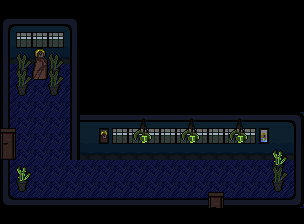

Below is a game level as drawn by its tile map, then a one-line description and the .tmx that defines it (tile-layer data replaced by summaries):
An orthogonal 19x14 tile map with 16x16 px tiles, 3 tile layers (Tile Layer 1, Tile Layer 2, Tile Layer 3), 4 tilesets and 21 objects (14x wall).

<map version="1.10" tiledversion="1.12.2" orientation="orthogonal" renderorder="left-down" width="19" height="14" tilewidth="16" tileheight="16" infinite="0" nextlayerid="5" nextobjectid="33">
 <tileset firstgid="1" source="test_tileset.tsx" />
 <tileset firstgid="81" source="parede_chao_tileset.tsx" />
 <tileset firstgid="93" source="furniture_tileset_v2.tsx" />
 <tileset firstgid="1054" source="parede_chao_tileset_v2.tsx" />
 <layer id="1" name="Tile Layer 1" width="19" height="14">
  <data>[266 cells, 144 non-empty, 5 distinct tile ids]</data>
 </layer>
 <layer id="3" name="Tile Layer 2" width="19" height="14">
  <data>[266 cells, 86 non-empty, 21 distinct tile ids]</data>
 </layer>
 <layer id="4" name="Tile Layer 3" width="19" height="14">
  <data>[266 cells, 23 non-empty, 10 distinct tile ids]</data>
 </layer>
 <objectgroup id="2" name="Object Layer 1">
  <object id="1" x="10.1073" y="133.472" width="5.7185" height="21.7195">
   <properties>
    <property name="collider" type="bool" value="true" />
    <property name="stage_change_name" value="Locked" />
    <property name="stage_push" type="bool" value="true" />
   </properties>
  </object>
  <object id="3" x="209.242" y="195.23" width="14.5625" height="4.73024">
   <properties>
    <property name="collider" type="bool" value="true" />
    <property name="stage_change_name" value="LivingRoomState" />
    <property name="stage_push" type="bool" value="true" />
   </properties>
  </object>
  <object id="4" name="wall" x="70.9813" y="143.04" width="217.116" height="9.96597">
   <properties>
    <property name="collider" type="bool" value="true" />
    <property name="wall" type="bool" value="true" />
   </properties>
  </object>
  <object id="5" name="wall" x="-0.904887" y="197.803" width="209.193" height="15.4647">
   <properties>
    <property name="collider" type="bool" value="true" />
    <property name="wall" type="bool" value="true" />
   </properties>
  </object>
  <object id="8" name="wall" x="68.9805" y="16.7617" width="14.5629" height="124.634">
   <properties>
    <property name="collider" type="bool" value="true" />
    <property name="wall" type="bool" value="true" />
   </properties>
  </object>
  <object id="9" name="wall" x="-7.23824" y="163.178" width="18.2899" height="33.1343">
   <properties>
    <property name="collider" type="bool" value="true" />
    <property name="wall" type="bool" value="true" />
   </properties>
  </object>
  <object id="10" name="wall" x="-9.95292" y="18.1425" width="20.8615" height="112.059">
   <properties>
    <property name="collider" type="bool" value="true" />
    <property name="wall" type="bool" value="true" />
   </properties>
  </object>
  <object id="11" name="wall" x="15.4404" y="47.9253" width="47.4397" height="15.4647">
   <properties>
    <property name="collider" type="bool" value="true" />
    <property name="wall" type="bool" value="true" />
   </properties>
  </object>
  <object id="12" name="wall" x="293.779" y="146.919" width="18.2899" height="45.7577">
   <properties>
    <property name="collider" type="bool" value="true" />
    <property name="wall" type="bool" value="true" />
   </properties>
  </object>
  <object id="13" name="wall" x="225.294" y="196.978" width="67.3936" height="18.8942">
   <properties>
    <property name="collider" type="bool" value="true" />
    <property name="wall" type="bool" value="true" />
   </properties>
  </object>
  <object id="17" name="wall" x="12.2801" y="63.9343" width="19.1064" height="30.1314">
   <properties>
    <property name="collider" type="bool" value="true" />
    <property name="wall" type="bool" value="true" />
   </properties>
  </object>
  <object id="18" name="wall" x="48" y="64" width="21.1064" height="30.1314">
   <properties>
    <property name="collider" type="bool" value="true" />
    <property name="wall" type="bool" value="true" />
   </properties>
  </object>
  <object id="19" name="wall" x="-3.0532" y="132.101" width="12.1064" height="31.1314">
   <properties>
    <property name="collider" type="bool" value="true" />
    <property name="wall" type="bool" value="true" />
   </properties>
  </object>
  <object id="20" name="wall" x="207.947" y="201.768" width="16.4397" height="14.1314">
   <properties>
    <property name="collider" type="bool" value="true" />
    <property name="wall" type="bool" value="true" />
   </properties>
  </object>
  <object id="22" gid="633" x="208" y="176" width="16" height="16">
   <properties>
    <property name="collider" type="bool" value="true" />
    <property name="pushable" type="bool" value="true" />
   </properties>
  </object>
  <object id="24" gid="639" x="192" y="176" width="16" height="16">
   <properties>
    <property name="collider" type="bool" value="true" />
    <property name="pushable" type="bool" value="true" />
   </properties>
  </object>
  <object id="25" gid="635" x="224" y="176" width="16" height="16">
   <properties>
    <property name="collider" type="bool" value="true" />
    <property name="pushable" type="bool" value="true" />
   </properties>
  </object>
  <object id="28" gid="493" x="32" y="80" width="16" height="16">
   <properties>
    <property name="collider" type="bool" value="true" />
    <property name="document" type="bool" value="true" />
    <property name="document_portrait_mode" value="thinking" />
    <property name="document_text" value="Santo da paz e da caridade, poderes sobrenaturais. Frei Galvão - Santo da paz e da caridade (1739-1822). Curador dos pobres e enfermos." />
   </properties>
  </object>
  <object id="30" gid="494" x="128" y="144" width="16" height="16">
   <properties>
    <property name="collider" type="bool" value="true" />
    <property name="document" type="bool" value="true" />
    <property name="document_portrait_mode" value="thinking" />
    <property name="document_text" value="Minhas costas tavam doendo da faxina, quem ler isso aqui só empurrar ou puxar essas carrancudas da frente da porta apertando E. Eu também ouvi algum barulho na sala, mas to indo dormir - Vovó" />
   </properties>
  </object>
  <object id="31" name="wall" x="15.3333" y="164" width="14.7731" height="27.1314">
   <properties>
    <property name="collider" type="bool" value="true" />
    <property name="wall" type="bool" value="true" />
   </properties>
  </object>
  <object id="32" name="wall" x="271.28" y="154.434" width="14.7731" height="33.7981">
   <properties>
    <property name="collider" type="bool" value="true" />
    <property name="wall" type="bool" value="true" />
   </properties>
  </object>
 </objectgroup>
</map>
